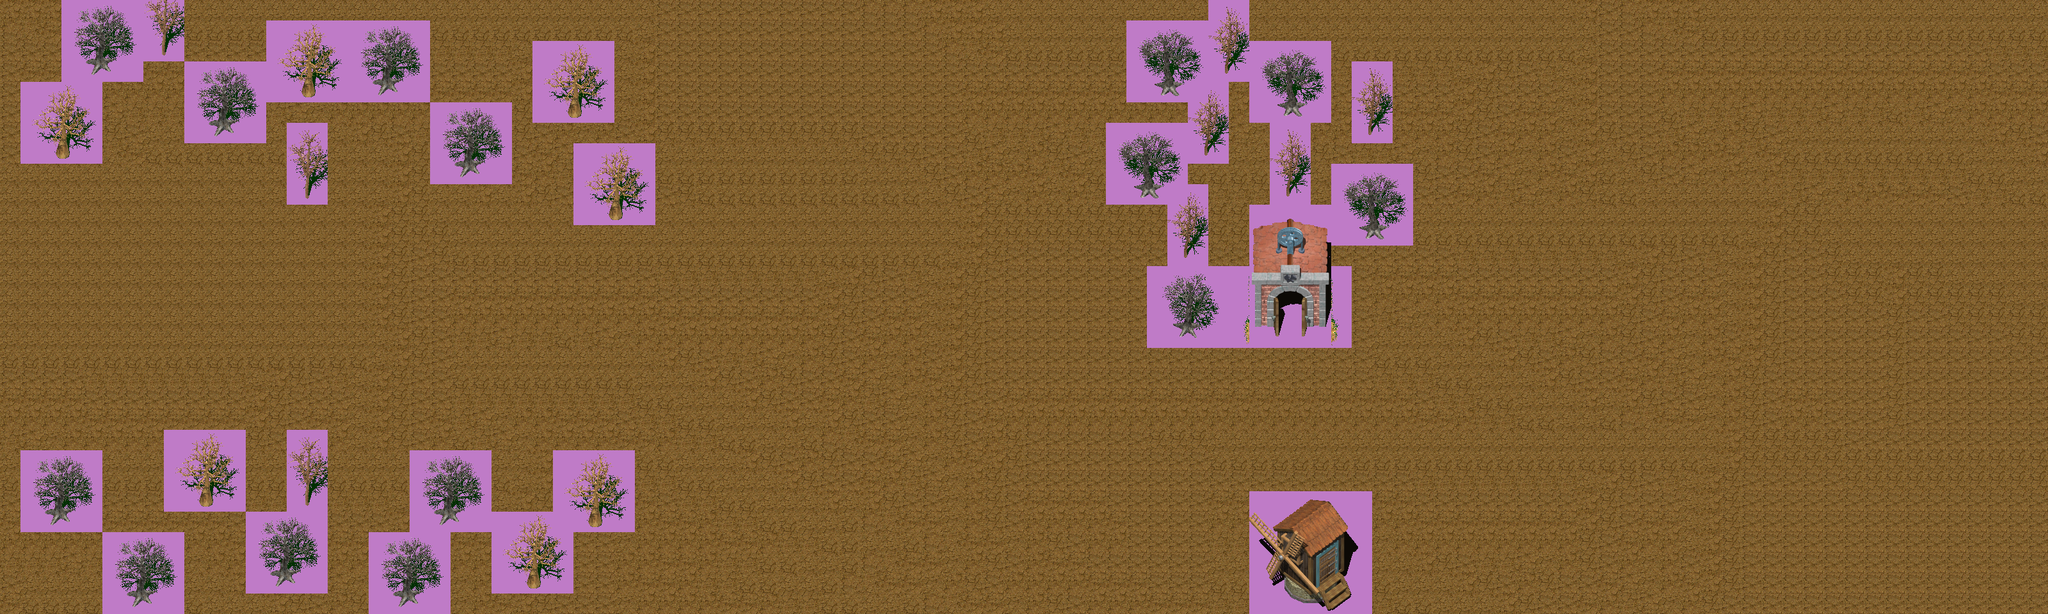

This is a level from a 2D game, rendered from its Tiled map with the project's own tilesets. A one-line summary and the map file follow, with tile-layer data summarised:
An orthogonal 100x30 tile map with 32x32 px tiles, 3 tile layers (Ground, NonCollision, Collision), 4 tilesets and 16 objects (14x Enemy, Hermes, Nathaniel).

<map version="1.0" orientation="orthogonal" width="100" height="30" tilewidth="32" tileheight="32">
 <tileset firstgid="1" name="roughrippleearthdarktograsstileset" tilewidth="32" tileheight="32">
  <image source="roughrippleearthdarktograsstileset.png" trans="bf7bc7" width="1024" height="1024" />
 </tileset>
 <tileset firstgid="1025" name="treestileset" tilewidth="32" tileheight="32">
  <image source="treestileset.png" trans="bf7bc7" width="512" height="1024" />
 </tileset>
 <tileset firstgid="1537" name="minetileset2" tilewidth="32" tileheight="32">
  <image source="minetileset2.png" trans="bf7bc7" width="1024" height="1024" />
 </tileset>
 <tileset firstgid="2561" name="windmilltileset" tilewidth="32" tileheight="32">
  <image source="windmilltileset.png" trans="bf7bc7" width="512" height="1024" />
 </tileset>
 <layer name="Ground" width="100" height="30">
  <data>[3000 cells, 3000 non-empty, 12 distinct tile ids]</data>
 </layer>
 <layer name="NonCollision" width="100" height="30">
  <data>[3000 cells, 24 non-empty, 24 distinct tile ids]</data>
 </layer>
 <layer name="Collision" width="100" height="30">
  <data>[3000 cells, 459 non-empty, 144 distinct tile ids]</data>
 </layer>
 <objectgroup name="Objects" width="100" height="30">
  <object name="Hermes" type="Hermes" x="265" y="491" width="34" height="32" />
  <object name="Nathaniel" type="Nathaniel" x="393" y="491" width="49" height="41" />
  <object name="Soldier" type="Enemy" x="1376" y="75" width="29" height="27" />
  <object name="Soldier" type="Enemy" x="1359" y="219" width="28" height="28" />
  <object name="Soldier" type="Enemy" x="1341" y="439" width="33" height="29" />
  <object name="Soldier" type="Enemy" x="1337" y="601" width="29" height="36" />
  <object name="Spawner" type="Enemy" x="1533" y="353" width="184" height="164" />
  <object name="Spawner" type="Enemy" x="1560" y="723" width="212" height="199" />
  <object name="Spawner" type="Enemy" x="2453" y="720" width="232" height="184" />
  <object name="Soldier" type="Enemy" x="2254" y="595" width="45" height="32" />
  <object name="Soldier" type="Enemy" x="2252" y="439" width="32" height="28" />
  <object name="Boss" type="Enemy" x="2763" y="333" width="42" height="36" />
  <object name="Soldier" type="Enemy" x="1088" y="842" width="41" height="33" />
  <object name="Soldier" type="Enemy" x="1029" y="148" width="35" height="36" />
  <object name="Soldier" type="Enemy" x="2602" y="74" width="36" height="35" />
  <object name="Soldier" type="Enemy" x="2929" y="172" width="49" height="41" />
 </objectgroup>
</map>